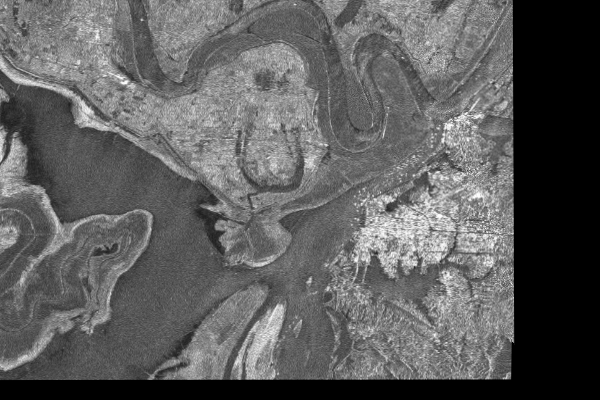
%> input picture register_picture/register_sar1.png, 600 x 400 px
$ octave cut_sar.m   (GNU Octave 9; MATLAB toolbox functions it lacks are replaced by stand-ins)
%> lines starting %> are read from the running program, lines starting %| are printed output that depends on the picture
% [7 lines of commented-out code are left out]
I=imread('.\register_picture\register_sar1.png');
%> I is the input picture: size 400x600 uint8; min 0, max 255, mean 94
I2=I(2:370,2:500);
L=size(I2);
%> L = [369 499]
  figure,
  imshow(I2)
imwrite(I2,'.\cut_sar\sar1.png','png')
 I=imread('.\register_picture\register_sar2.png');
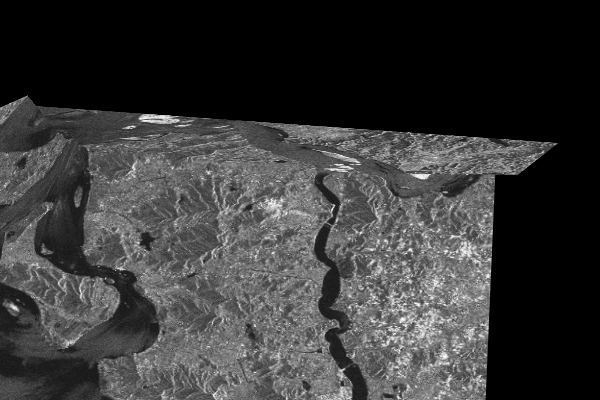
%> input picture register_picture/register_sar2.png, 600 x 400 px
%> I is the input picture: size 400x600 uint8; min 0, max 253, mean 56.5
I2=I(175:399,1:484);
%> I2: size 225x484 uint8
L=size(I2);
%> L = [225 484]
figure,
imshow(I2)
imwrite(I2,'.\cut_sar\sar2.png','png')
 I=imread('.\register_picture\register_sar3.png');
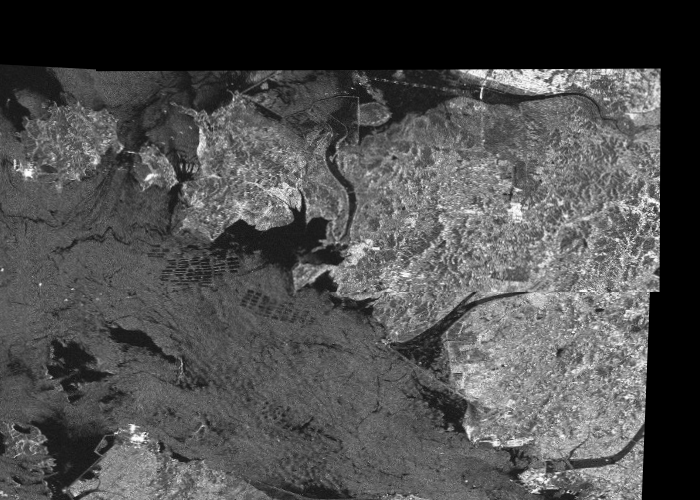
%> input picture register_picture/register_sar3.png, 700 x 500 px
%> I is the input picture: size 500x700 uint8; min 0, max 255, mean 78.9
I2=I(88:500,1:640);
%> I2: size 413x640 uint8
L=size(I2);
%> L = [413 640]
figure,
imshow(I2)
imwrite(I2,'.\cut_sar\sar3.png','png')
I=imread('.\register_picture\register_sar4.png');
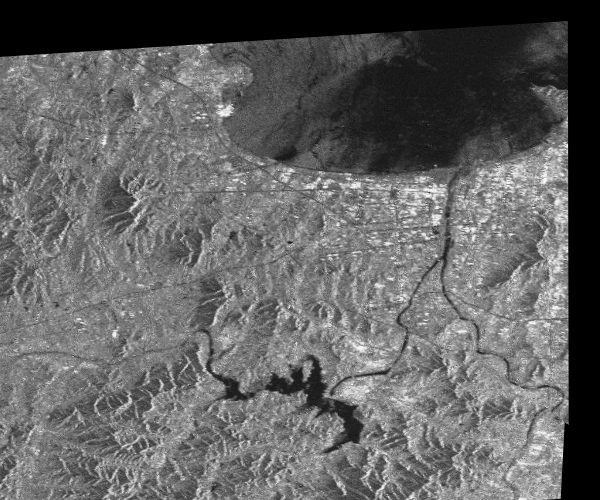
%> input picture register_picture/register_sar4.png, 600 x 500 px
%> I is the input picture: size 500x600 uint8; min 0, max 250, mean 99
I2=I(62:496,1:555);
%> I2: size 435x555 uint8
L=size(I2);
%> L = [435 555]
figure,
imshow(I2)
imwrite(I2,'.\cut_sar\sar4.png','png')
 I=imread('.\register_picture\register_sar5.png');
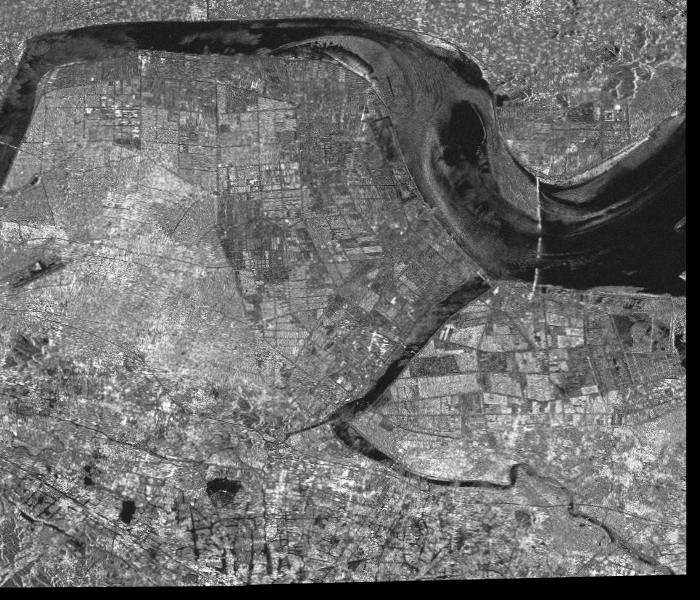
%> input picture register_picture/register_sar5.png, 700 x 600 px
%> I is the input picture: size 600x700 uint8; min 0, max 253, mean 109.9
I2=I(5:571,3:683);
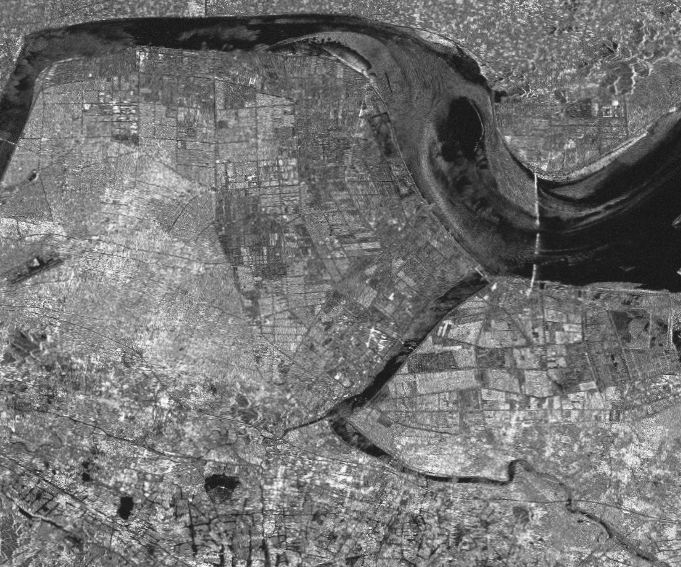
%> I2: size 567x681 uint8; min 16, max 253, mean 115.3
L=size(I2);
%> L = [567 681]
figure,
imshow(I2)
imwrite(I2,'.\cut_sar\sar5.png','png')
I=imread('.\register_picture\register_sar6.png');
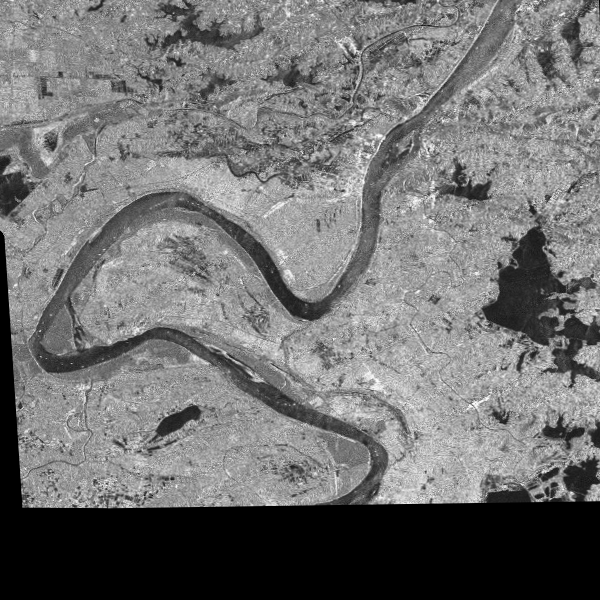
%> input picture register_picture/register_sar6.png, 600 x 600 px
%> I is the input picture: size 600x600 uint8; min 0, max 254, mean 114.1
I2=I(3:508,24:598);
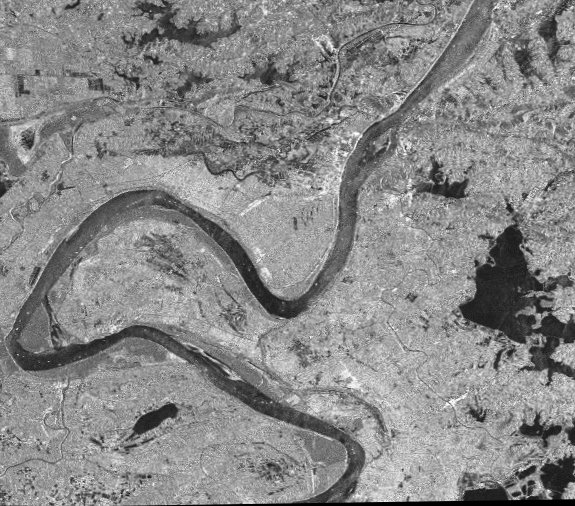
%> I2: size 506x575 uint8; min 0, max 254, mean 136.6
L=size(I2);
%> L = [506 575]
figure,
imshow(I2)
imwrite(I2,'.\cut_sar\sar6.png','png')
%> (the run ends here)
